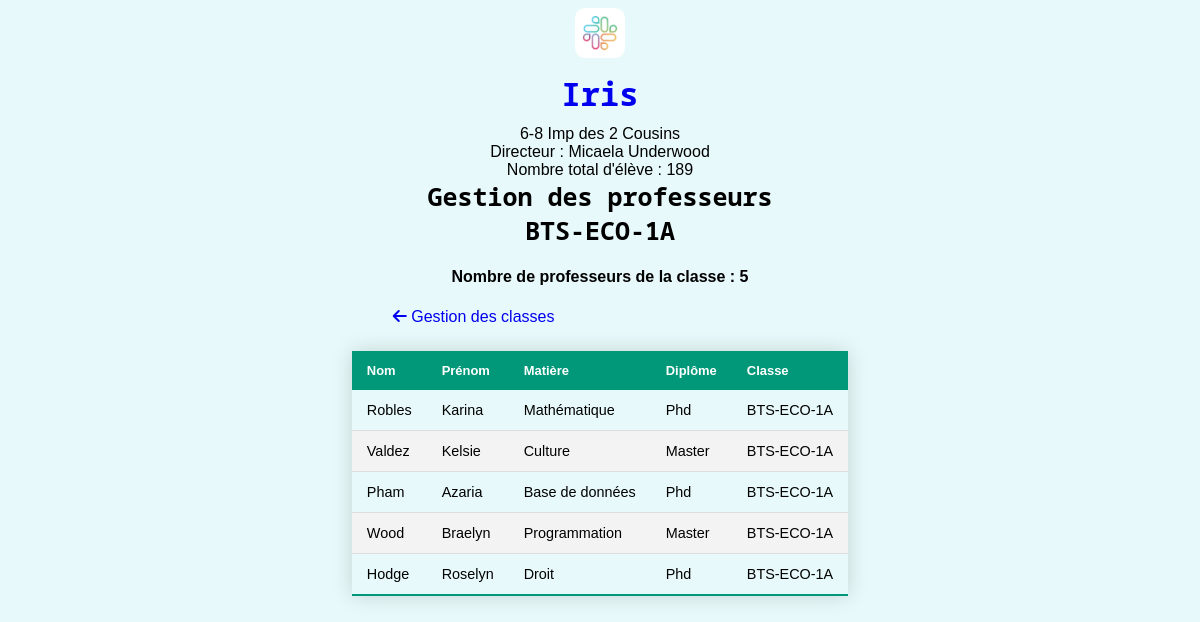
The page /index.php?page=professeur&code_classe=btseco1a on the database its author committed.
### tables this page shows
create table etablissement (
	id_etab int(3) not null auto_increment, 
	nom_etb varchar(128) not null,
	adr_etb varchar(128), 
	num_rue varchar(30), 
	ville_etb varchar(128),
	primary key(id_etab)
);

create table classe(
	code_classe varchar(8) not null,
	nom_classe varchar(128), 
	id_etab int(3) not null,
	primary key(code_classe),
	foreign key (id_etab) references etablissement(id_etab)

);

### controleur/config_db.php (called while the page is built)
<?php
	$serveur = "localhost";
	$bdd ="scolarite";
	$user ="root";
	$mdp ="";
?>

### controleur/config_env.php (called while the page is built)
<?php
	$idEtab = "1";
?>

### controleur/controleur.class.php (called while the page is built)
<?php
	require_once ("modele/modele.class.php");
	class Controleur
	{
		private $unModele ;
		public function __construct ($serveur, $bdd, $user, $mdp){
			$this->unModele= new Modele($serveur, $bdd, $user, $mdp);
		}
		public function selectAll ($chaine = "*", $filtre = "")
		{
			return $this->unModele->selectAll($chaine, $filtre);
		}
		public function setTableOrView ($uneTable)
		{
			$this->unModele->setTableOrView ($uneTable);
		}
		public function count($filtre = "")
		{
			return $this->unModele->count ($filtre);
		}
	}
?>

### modele/modele.class.php (called while the page is built)
<?php
	class Modele
	{
		private $pdo;
		private $uneTable ;
		public function    __construct ($serveur, $bdd, $user, $mdp){
			$this->pdo = null;
			try{
$this->pdo = new PDO("mysql:host=".$serveur.";dbname=".$bdd,$user, $mdp);
			}
			catch (PDOException $exp)
			{
				echo "Erreur de connexion au SGBD";
			}
		}
		public function setTableOrView ($uneTable)
		{
			$this->uneTable =$uneTable;
		}
		public function selectAll ($chaine, $filtre = "")
		{
			$where = "";
			if($filtre != "")
				$where = " where ".$filtre;
			$requete = "select ".$chaine." from  ".$this->uneTable.$where;
			$select = $this->pdo->prepare ($requete);
			$select->execute();
			return $select->fetchAll ();
		}
		public function count($filtre = "")
		{
			$where = "";
			if($filtre != "")
				$where = " where ".$filtre;
			$requete = "select count(*) as count from  ".$this->uneTable.$where;
			$select = $this->pdo->prepare ($requete);
			$select->execute();
			$result =  $select->fetchAll ();
			return strval($result[0]["count"]);
		}
	}
?>

### index.php (the view, shortened to what this page needs)
<?php
	require_once("controleur/controleur.class.php");
	require_once("controleur/config_db.php");
	require_once("controleur/config_env.php");
	$unControleur = new Controleur($serveur, $bdd, $user, $mdp);
	$unControleur->setTableOrView ("ViewInfoEta");
	$infoEta = $unControleur->selectAll("*", "id_etab=".$idEtab)[0];
?>
<!DOCTYPE html>
<html>
<head>
	<link rel="stylesheet" href="css/style.css">
</head>
<body class="index-page">
	<div class="container">
		<div class="title">
			<a href="index.php?page=classe">
				<img class="logo" src="images/logo.png" width="50" height="50">
			</a>
			<a href="index.php?page=classe">
				<h1 class="title_eta"> <?php echo $infoEta["nom_etb"] ?> </h1>
			</a>
		</div>
		<div class="eta-info">
			<div>
				<?php echo $infoEta["num_rue"]." ".$infoEta["adr_etb"] ?>
			</div>
			<div>
				Directeur : <?php echo $infoEta["prenom_user"]." ".$infoEta["nom_user"] ?>
			</div>
			<div>
				Nombre total d'élève : <?php echo $infoEta["count_etudiant"] ?>
			</div>
		</div>
	<?php
		if (isset($_GET['page'])) $page = $_GET['page'];
		else $page = "classe";
		switch($page){
			case "professeur" : require_once("gestion_professeurs.php");
					 break;
		}
	?>
	</div>
</body>
</html>

### gestion_professeurs.php (shortened to what this page needs)
<?php
	$code_classe = "";
	if(isset($_GET["code_classe"]))
	{
		$code_classe = $_GET["code_classe"];
		$unControleur->setTableOrView ("classe");
		$infoClasse = $unControleur->selectAll("*", "id_etab=".$idEtab." and code_classe=\"".$code_classe."\"")[0];
	}
	$unControleur->setTableOrView ("ViewListProf");
	$filter = "id_etab=".$idEtab;
	if($code_classe != "")
		$filter = "id_etab=".$idEtab." and code_classe=\"".$_GET["code_classe"]."\"";
	$count_prof = $unControleur->count($filter);
?>
<div class="child-container">
	<div class="child-info">
		<h3 class="titre_gestion"> Gestion des professeurs <?php echo $infoClasse["nom_classe"]; ?>  </h3>
		<h4>Nombre de professeurs de la classe : <?php echo $count_prof ?> </h4>
	</div>
	<a href="index.php?page=classe"> <i class="fas fa-arrow-left"></i> Gestion des classes</a>
</div>
<?php
	require_once ("vue/vue_select_all_professeurs.php");
?>

### css/style.css (style rules this page uses)
body.index-page { background-color: rgb(231, 249, 250); font-family: sans-serif; }
body.index-page a { text-decoration: none; }
.container { width: 70%; margin-left: auto; margin-right: auto; }
.container .title { width: 10%; margin-left: auto; margin-right: auto; text-align: center; }
.container .eta-info { text-align: center; }
.child-container { width: 50%; margin-left: auto; margin-right: auto; }
.child-container .child-info { text-align: center; }
.logo { border-radius:10px; }
.title_eta { margin-top: 10px; margin-bottom: 10px; font-family: 'Noto Sans Mono', monospace; }
.titre_gestion { font-family: 'Noto Sans Mono', monospace; font-size:25px; margin:0; }

### rows shown on the page
etablissement: nom_etb "Iris", num_rue "6-8", adr_etb "Imp des 2 Cousins"
classe: nom_classe "BTS-ECO-1A"

### other values the page prints
$infoEta["prenom_user"] "Micaela"
$infoEta["nom_user"] "Underwood"
$infoEta["count_etudiant"] "189"
$count_prof "5"
$unProf['nom_user'] "Robles"
$unProf['prenom_user'] "Karina"
$unProf['nom_matiere'] "Mathématique"
$unProf['diplome_user'] "Phd"
$unProf['nom_classe'] "BTS-ECO-1A"
$unProf['nom_user'] "Valdez"
$unProf['prenom_user'] "Kelsie"
$unProf['nom_matiere'] "Culture"
$unProf['diplome_user'] "Master"
$unProf['nom_user'] "Pham"
$unProf['prenom_user'] "Azaria"
